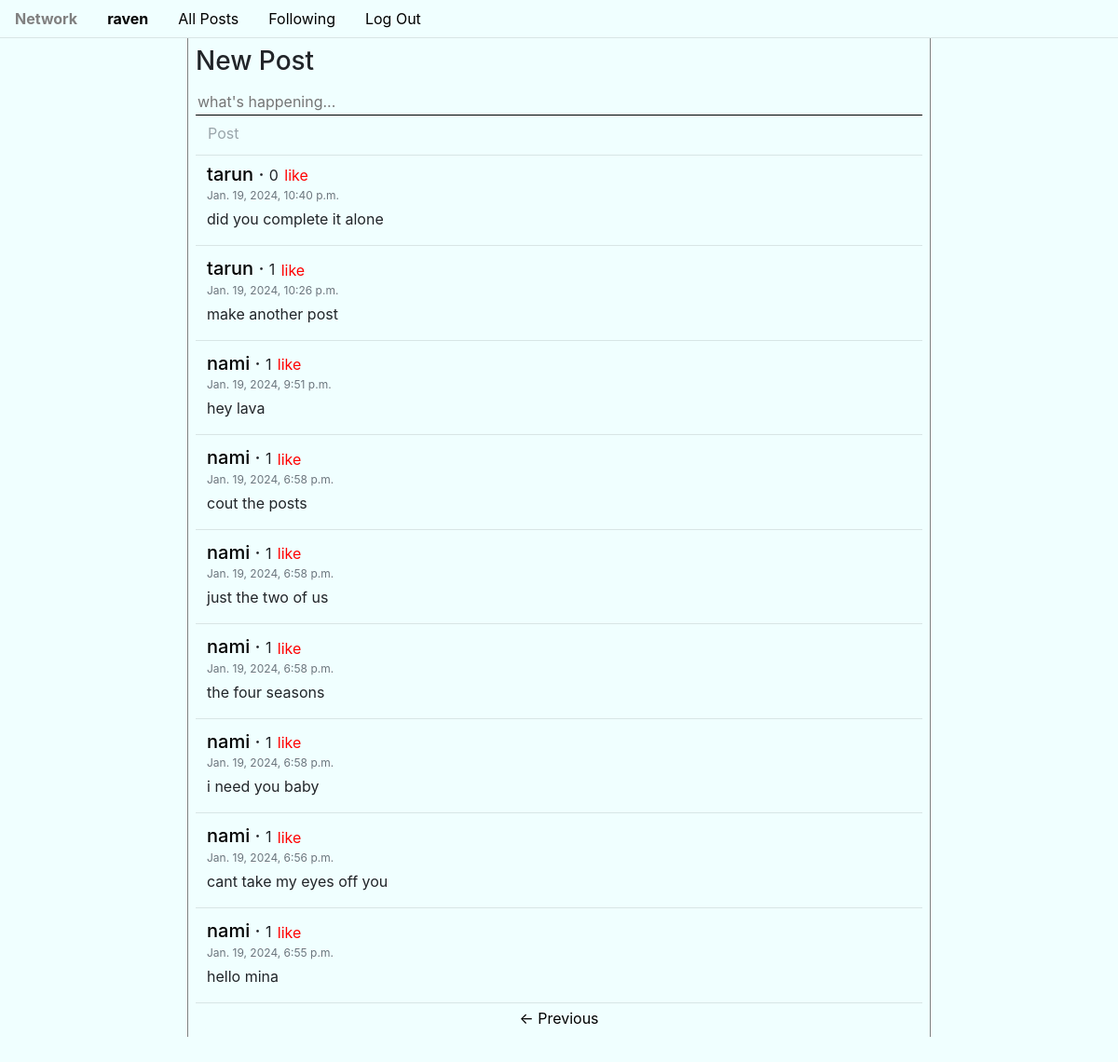
Page /following?page=2 (signed in) on the committed database.
### network/models.py (models this page shows)
class User(AbstractUser):
    pass

class Post(models.Model):
    poster = models.ForeignKey(User, on_delete=models.CASCADE, related_name='writer')
    content = models.CharField(max_length=240)
    timestamp = models.DateTimeField(default=datetime.now)
    likes = models.ManyToManyField(User, related_name='liked')
    def __str__(self):
        return f"{self.id}: {self.poster} posted {self.content}"

### network/views.py (the view)
# urls.py: path('following', views.following, name='following'),
@login_required
def following(request):
    allpost = Post.objects.all().order_by('-timestamp')
    followings = Follow.objects.filter(follower=request.user)
    followinglist = []
    print('following: ')
    for person in followings:
        followinglist.append(person.following)
    print(f'followinglist: {followinglist}')
    followingpost = []
    for post in allpost:
        if post.poster in followinglist:
            print(post)
            followingpost.append(post)
        else:
            print('not it following')
    paginator = Paginator(followingpost, paginateby)
    page_number = request.GET.get('page')
    page_obj = paginator.get_page(page_number)
    return render(request, 'network/following.html',{
        'page_obj': page_obj,
        'following': followinglist
    })

### network/templates/network/following.html (shortened to what this page needs)
{% extends "network/layout.html" %}
{% load static %}
{% block body %}
<div class="container">
    <div class="row justify-content-md-center wholecontainer">
        <div class="mx-3 p-2 middleitem">
            {% if user.is_authenticated %}
                <div class="newpost">
                    <h3>New Post</h3>
                    <div class="my-1">
                        <form action="{% url 'newpost' %}" method="post" id="newpost-form" autocomplete="off">
                            <textarea class="my-0" name="newpost" id="newpost" rows="1" placeholder="what's happening..."></textarea>
                            <input disabled type="submit" value="Post" class="btn btn-link" id="newpostsubmitbutton">
                        </form>
                    </div>
                </div>
            {% endif %}
            <div class="allpost">
            {% for post in page_obj %}
                <div class="row postitem p-2 mx-1">
                    <h5 class="my-0">
                        <a href="{% url 'viewuser' user_id=post.poster.id %}">{{ post.poster }}</a>
                        &middot;
                        <small id="like-count-{{post.id}}">{{ post.likes.all.count }}</small>
                        {% if user.is_authenticated %}
                            {% if user in post.likes.all %}
                                <button class="btn btn-link p-0" id="like-{{post.id}}" onclick="togglelike('{{user.id}}','{{post.id}}')" style="color: orange;">nolike</button>
                            {% else %}
                                <button class="btn btn-link p-0" id="like-{{post.id}}" onclick="togglelike('{{user.id}}','{{post.id}}')" style="color: red;">like</button>
                            {% endif %}
                        {% endif %}
                    </h5>
                    <p class="text-muted m-0 p-0" style="font-size: 12px;">{{ post.timestamp }}</p>
                    <div class="my-1" id="contentdiv-{{post.id}}">
                        <p class="my-0" id="content-{{post.id}}">{{ post.content }}</p>
                    </div>
                </div>
                <hr class="my-1">
            {% endfor %}
            </div>
            <div class="row pagination justify-content-md-center mx-2">
                <span class="step-links">
                    {% if page_obj.has_previous %}
                    <a href="?page={{ page_obj.previous_page_number }}">&leftarrow; Previous</a>
                    {% endif %}
                </span>
            </div>
        </div>
    </div>
</div>
{% endblock %}

### network/templates/network/layout.html (shortened to what this page needs)
{% load static %}
<!DOCTYPE html>
<html lang="en">
    <head>
        <link rel="stylesheet" href="https://stackpath.bootstrapcdn.com/bootstrap/4.4.1/css/bootstrap.min.css">
        <link href="{% static 'network/styles.css' %}" rel="stylesheet">
    </head>
    <body>
        <ul class="nav">
            <li class="nav-item">
                <a class="nav-link" href="{% url 'index' %}"><strong>Network</strong></a>
            </li>
            {% if user.is_authenticated %}
                <li class="nav-item">
                    <a class="nav-link" href="{% url 'viewuser' user_id=user.id %}"><strong>{{ user.username }}</strong></a>
                </li>
            {% endif %}
            <li class="nav-item">
            <a class="nav-link" href="{% url 'index' %}">All Posts</a>
            </li>
            {% if user.is_authenticated %}
                <li class="nav-item">
                    <a class="nav-link" href="{% url 'following' %}">Following</a>
                </li>
                <li class="nav-item">
                    <a class="nav-link" href="{% url 'logout' %}">Log Out</a>
                </li>
            {% endif %}
        </ul>
        <div class="body">
            {% block body %}
            {% endblock %}
        </div>
    </body>
</html>

### network/static/network/styles.css (style rules this page uses)
* { background-color: azure; }
.middleitem { border: none; border-left: 1px solid gray; border-right: 1px solid gray; width: 70%; margin-bottom: 20vh; }
.newpost { display: grid; justify-content: baseline; }
.allpost { display: block; }
textarea { display: block; width: 100%; margin: 10px 0px; resize: none; border: none; border-bottom: 1px solid black; white-space: pre-wrap; overflow: hidden; }
.postitem { display: block; }
a { color: black; }
.btn { color: black; }
.btn-link { color: black; }

### rows in the picture
User: username "raven"
Post: poster "tarun", likes.all.count "0", timestamp "Jan. 19, 2024, 10:40 p.m.", content "did you complete it alone"
Post: poster "tarun", likes.all.count "1", timestamp "Jan. 19, 2024, 10:26 p.m.", content "make another post"
Post: poster "nami", likes.all.count "1", timestamp "Jan. 19, 2024, 9:51 p.m.", content "hey lava"
Post: poster "nami", likes.all.count "1", timestamp "Jan. 19, 2024, 6:58 p.m.", content "cout the posts"
Post: poster "nami", likes.all.count "1", timestamp "Jan. 19, 2024, 6:58 p.m.", content "just the two of us"
Post: poster "nami", likes.all.count "1", timestamp "Jan. 19, 2024, 6:58 p.m.", content "the four seasons"
Post: poster "nami", likes.all.count "1", timestamp "Jan. 19, 2024, 6:58 p.m.", content "i need you baby"
Post: poster "nami", likes.all.count "1", timestamp "Jan. 19, 2024, 6:56 p.m.", content "cant take my eyes off you"
Post: poster "nami", likes.all.count "1", timestamp "Jan. 19, 2024, 6:55 p.m.", content "hello mina"
